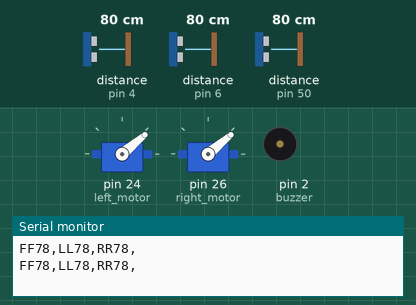
Bench run of a sketch on a simulated Arduino Mega 2560, built with avr-gcc and run on an emulated ATmega2560. On the bench: 2 × servo, buzzer (waves = sounding, pin HIGH), the last lines printed to the serial monitor. Wiring (inferred from the names in the program): 3 × ultrasonic range finder: trigger pin 5, echo pin 4 / trigger pin 7, echo pin 6 / trigger pin 51, echo pin 50. The inputs (shaded band) are chosen by the test bench; at power-on: distance to the obstacle (sensors on pin 50, pin 4, pin 6) 80 cm. The echo pulse lasts 58.3 µs per cm; pins used as bus, display or sensor lines are not drawn.

Above: at 6.2 s.
6.3 s: distance to the obstacle (sensor on pin 50) set to 2 cm
At 7.8 s:
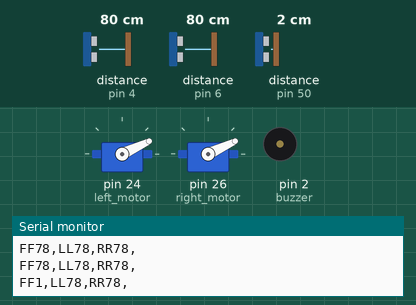
8.5 s: distance to the obstacle (sensor on pin 50) set to 60 cm
At 9.9 s:
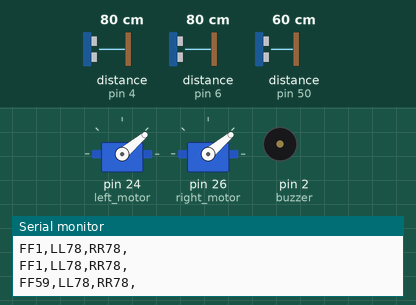
10.6 s: distance to the obstacle (sensor on pin 50) set to 4 cm
At 12.3 s:
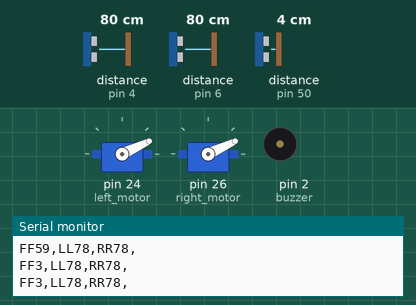
Timing chart, 0 to 13.8 s (numbered marks = the images above; inputs shaded):
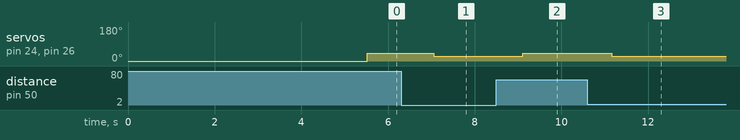

The sketch:

tugboat.ino
```cpp
//블루투스모듈 HC-06(슬래이브만가능)으로 진행함
//블루투스모듈 HC-05(슬래이브 마스터둘다가능)는 조금 코드가 다르다
//HC-06 시리얼창에서 "line ending 없음" 설정할것
/* 시리얼 모니터 클릭 --> 보드레이트 설정, lineending 없음으로 설정
   AT --> OK, AT+NAME이름 --> 이름설정, AT+PIN숫자 --> 블루투스 핀 번호 설정
   AT+ROLE=M : 블루투스 모듈을 Master로 지정
   AT+ROLE=S : 블루투스 모듈을 Slave로 지정
   AT커멘드는 오로지 슬레이브 모드에서만 인식한다! 주의!! */

// 접안시 예인선은 화물선의 머리부분에 접촉이 돼있는 상태

#include <Servo.h>
#include <SoftwareSerial.h>
#include <LiquidCrystal.h>

#define ECHO_f 50                        // 가장 앞면 초음파 센서
#define TRIG_f 51                        // f == front

#define ECHO_l 4                        // 왼쪽 옆면 초음파 센서
#define TRIG_l 5
#define ECHO_r 6                        // 오른쪽 옆면 초음파 센서
#define TRIG_r 7

Servo left_motor;                        // 왼쪽 모터
Servo right_motor;                       // 오른쪽 모터

int left_motor_speed;                    // 모터 속도 값!!
int right_motor_speed;                   // 모터로 들어가는 초기값은 0. 최소값.
//int center_motor_speed;

int buzzer = 2;                          // 부저

unsigned long previousMillis = 0;
const long delayTime = 1000;

//volatile int flow_frequency;             // 펄스측정
//unsigned int l_hour;                     // 1시간당 리터량 측정
//unsigned char flowsensor = 23;           // 센서 입력핀
//unsigned long currentTime;
//unsigned long cloopTime;

//void flow (){
//   flow_frequency++;
//}

void setup() {
//  pinMode(flowsensor, INPUT);
//  digitalWrite(flowsensor, HIGH);         // Optional Internal Pull-Up

  Serial.begin(9600);                     // 시리얼 통신(9600레이트)으로 조작한다.

/* 유량센서 */
//  attachInterrupt(0, flow, RISING); // Setup Interrupt
//  sei(); // Enable interrupts
//  currentTime = millis();
//  cloopTime = currentTime;

/* 모터 */
  left_motor.attach(24, 1000, 2000);      // 이런식으로 서보를 선언해줘야 컨트롤이 가능하다.
  right_motor.attach(26, 1000, 2000);

  Serial.setTimeout(50);                  // 아래 parseInt로 값을 받는게 있는데, 이게 기본 딜레이가 1초가 있다.
                                          // 그걸 50ms로 설정해주는 것. 속도를 빠르게 하기 위함
  left_motor.write(0);                    // 초기값은 무조건 0!!! esc 캘리브레이션 할 때도 중요하다.
  right_motor.write(0);

  delay(5000);

  pinMode(buzzer,OUTPUT);

/* 초음파 센서 핀모드 설정 */
  pinMode(TRIG_f, OUTPUT);
  pinMode(ECHO_f, INPUT);
  pinMode(TRIG_l, OUTPUT);
  pinMode(ECHO_l, INPUT);
  pinMode(TRIG_r, OUTPUT);
  pinMode(ECHO_r, INPUT);
}

/* 초음파 센서 제어부 */
void loop() {
//  currentTime = millis();

  // 매초, 시간당 리터량을 계산 및 출력함

//  if(currentTime = (cloopTime + 1000)){
//    cloopTime = currentTime;                // cloopTime 갱신
//
//    // Pulse frequency (Hz) = 7.5Q, Q는 유량속도(L/min)
//    l_hour = (flow_frequency * 60 / 7.5);   // (Pulse frequency x 60 min) / 7.5Q = flowrate in L/hour
//    flow_frequency = 0;                     // 카운터 리셋
//  }

  // 초음파 센서 타입 정의
  unsigned long currentMillis = millis();
  long duration_f, distance_f;
  long duration_l, distance_l;
  long duration_r, distance_r;

  // 앞쪽 초음파 센서 (f)
  digitalWrite(TRIG_f, LOW);
  delayMicroseconds(2);
  digitalWrite(TRIG_f, HIGH);
  delayMicroseconds(10);
  digitalWrite(TRIG_f, LOW);
  duration_f = pulseIn (ECHO_f, HIGH);
  distance_f = duration_f * 17 / 1000;

  // 왼쪽 초음파 센서 (l)
  digitalWrite(TRIG_l, LOW);
  delayMicroseconds(2);
  digitalWrite(TRIG_l, HIGH);
  delayMicroseconds(10);
  digitalWrite(TRIG_l, LOW);
  duration_l = pulseIn (ECHO_l, HIGH);
  distance_l = duration_l * 17 / 1000;

  // 오른쪽 초음파 센서 (r)
  digitalWrite(TRIG_r, LOW);
  delayMicroseconds(2);
  digitalWrite(TRIG_r, HIGH);
  delayMicroseconds(10);
  digitalWrite(TRIG_r, LOW);
  duration_r = pulseIn (ECHO_r, HIGH);
  distance_r = duration_r * 17 / 1000;


/* 측정된 물체로부터 거리값(cm값)을 보여줍니다. */
  // 초음파 부분
  if(currentMillis - previousMillis >= delayTime){
    previousMillis = currentMillis;

  // 앞쪽 초음파 센서 view (f)
  Serial.print("FF");
  Serial.print(distance_f);
  Serial.print(",");

  // 왼쪽 초음파 센서 view
  Serial.print("LL");
  Serial.print(distance_l);
  Serial.print(",");

  // 오른쪽 초음파 센서 view (rf)
  Serial.print("RR");
  Serial.print(distance_r);
  Serial.println(",");

//  // 유량센서
//  Serial.print("유량: ");
//  Serial.print(l_hour, DEC);              // 시간당 리터 출력
//  Serial.println(" L/hour");

  // 1초간격마다 출력 값을 비교하기 쉽도록 함
//  Serial.print("\n");
  }

  delay(500);

  /* 모터 제어부 */
  // 모터 동작 시작!
  if (Serial.available() > 0) {
    if (Serial.read() == 48) {
      left_motor.write(0);
      right_motor.write(0);
      delay(5000);
    }
  }
  else{
    if(distance_f >= 40){
      left_motor_speed = 40;
      right_motor_speed = 40;
      left_motor.write(left_motor_speed);    // 시리얼 통신으로 받은 값을 모터에 넣어주자!
      right_motor.write(right_motor_speed);
    }

    // 이때부터 부저 동작!!
  //  else{
  //    int val = map(distance_f,0,100,0,800);
  //    if (val < 800){
  //      digitalWrite(buzzer,HIGH);
  //      delay(200);
  //      digitalWrite(buzzer,LOW);
  //      delay(val);

    if((distance_f < 40) && (distance_f >= 25)){
      left_motor_speed = distance_f;
      right_motor_speed = distance_f;
      left_motor.write(left_motor_speed);
      right_motor.write(right_motor_speed);
    }

    // 본격적으로 접안이 시작됨. 큰선박의 서브모터는 일정한 rpm으로 돌아가고 있다고 전제한다
    else if(distance_f < 25 && distance_f >= 10){
      // 화물선이 항구와 평행한 상태이므로 화물선과 동일한 속도로 움직임으로써 접안에 개입을 안함
      left_motor_speed = 25;
      right_motor_speed = 25;
      left_motor.write(left_motor_speed);
      right_motor.write(right_motor_speed);
    }
    else if(distance_f < 10){
      left_motor_speed = 25;
      right_motor_speed = 25;
      left_motor.write(left_motor_speed);
      right_motor.write(right_motor_speed);
   }
    //}
  }
}
      // 유량센서의 측정값들도 개입을 하기시작. 0~10은 잔잔한 파도량, 10~20은 적당한 파도량, 20부터는 강한 파도량으로 가정
      // 파도의 방향은 항구로 향하고 있으므로, 파도가 강할경우 모터의 rpm을 낮춤
//      if((l_hour > 10) && (l_hour <= 20)){
//        left_motor_speed -= 5;
//        right_motor_speed -= 5;
//        left_motor.write(left_motor_speed);
//        right_motor.write(right_motor_speed);
//      }
//      else if(l_hour > 20){
//        if (left_motor_speed != 0 && right_motor_speed != 0){
//          left_motor_speed -= 10;
//          right_motor_speed -= 10;
//          left_motor.write(left_motor_speed);
//          right_motor.write(right_motor_speed);
//        }

void serialEvent()
{
  while (Serial.available()) {
    left_motor_speed = Serial.parseInt();
    right_motor_speed = Serial.parseInt();
  }
}
```

Measured:
- after the input at 6.3 s, servo on pin 24 (left_motor), servo on pin 26 (right_motor): 40° → 25° after 0.76 s
- after the input at 8.5 s, servo on pin 24 (left_motor), servo on pin 26 (right_motor): 25° → 40° after 0.61 s
- after the input at 10.6 s, servo on pin 24 (left_motor), servo on pin 26 (right_motor): 40° → 25° after 0.56 s
